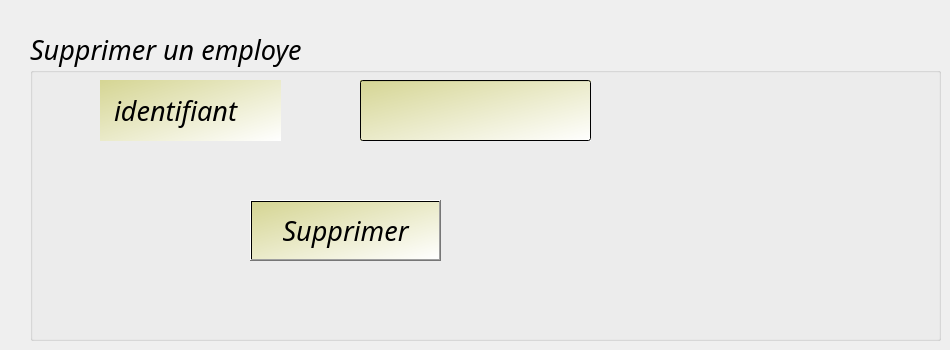
      <widget class="QWidget" name="tab_8">
       <attribute name="title">
        <string>supprimer</string>
       </attribute>
       <widget class="QGroupBox" name="groupBox_3">
        <property name="geometry">
         <rect>
          <x>30</x>
          <y>30</y>
          <width>911</width>
          <height>311</height>
         </rect>
        </property>
        <property name="font">
         <font>
          <family>Sitka</family>
          <pointsize>20</pointsize>
          <weight>9</weight>
          <italic>true</italic>
          <bold>false</bold>
         </font>
        </property>
        <property name="layoutDirection">
         <enum>Qt::LeftToRight</enum>
        </property>
        <property name="styleSheet">
         <string notr="true">font: 75 italic 20pt &quot;Sitka&quot;;</string>
        </property>
        <property name="title">
         <string>Supprimer un employe</string>
        </property>
        <widget class="QLabel" name="label_29">
         <property name="geometry">
          <rect>
           <x>168</x>
           <y>318</y>
           <width>2101</width>
           <height>2211</height>
          </rect>
         </property>
         <property name="text">
          <string/>
         </property>
         <property name="pixmap">
          <pixmap>../../smartshop2A18-gestion-employ-scong-s/Documents/temp/macaron.jpg</pixmap>
         </property>
        </widget>
        <widget class="QLabel" name="label_24">
         <property name="geometry">
          <rect>
           <x>70</x>
           <y>50</y>
           <width>181</width>
           <height>61</height>
          </rect>
         </property>
         <property name="styleSheet">
          <string notr="true">background-color: qlineargradient(spread:pad, x1:0, y1:0, x2:1, y2:1, stop:0 rgba(213, 213, 147, 255), stop:1 rgba(255, 255, 255, 255));</string>
         </property>
         <property name="text">
          <string>  identifiant </string>
         </property>
        </widget>
        <widget class="QLineEdit" name="lineEdit_5">
         <property name="geometry">
          <rect>
           <x>330</x>
           <y>50</y>
           <width>231</width>
           <height>61</height>
          </rect>
         </property>
         <property name="styleSheet">
          <string notr="true">background-color: qlineargradient(spread:pad, x1:0, y1:0, x2:1, y2:1, stop:0 rgba(213, 213, 147, 255), stop:1 rgba(255, 255, 255, 255));</string>
         </property>
        </widget>
        <widget class="QPushButton" name="supp">
         <property name="geometry">
          <rect>
           <x>220</x>
           <y>170</y>
           <width>191</width>
           <height>61</height>
          </rect>
         </property>
         <property name="styleSheet">
          <string notr="true">background-color: qlineargradient(spread:pad, x1:0, y1:0, x2:1, y2:1, stop:0 rgba(213, 213, 147, 255), stop:1 rgba(255, 255, 255, 255));</string>
         </property>
         <property name="text">
          <string>Supprimer</string>
         </property>
        </widget>
       </widget>
      </widget>
